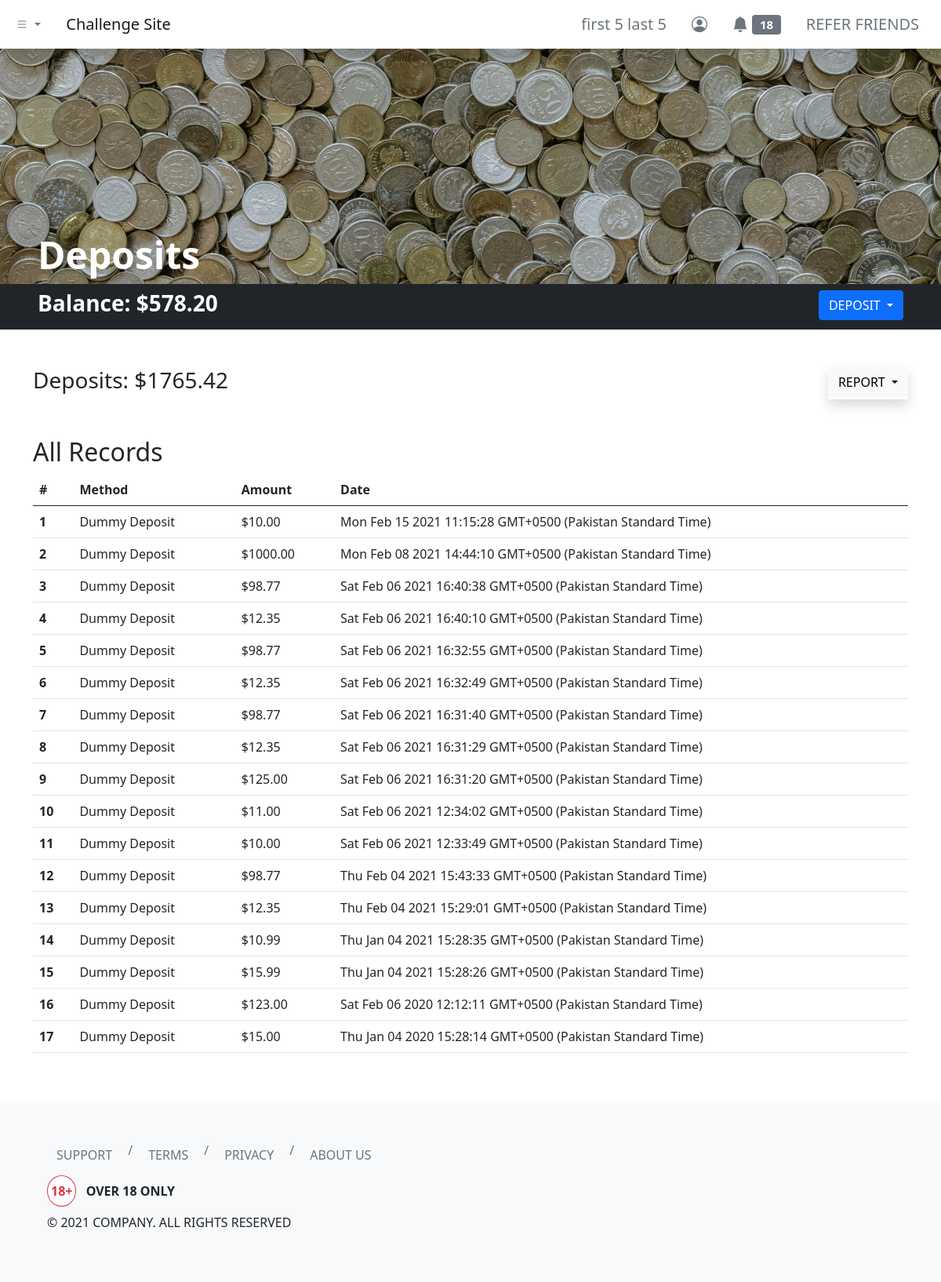
/dashboard/deposits/index.php (signed in), run on an earlier commit of the app's database.
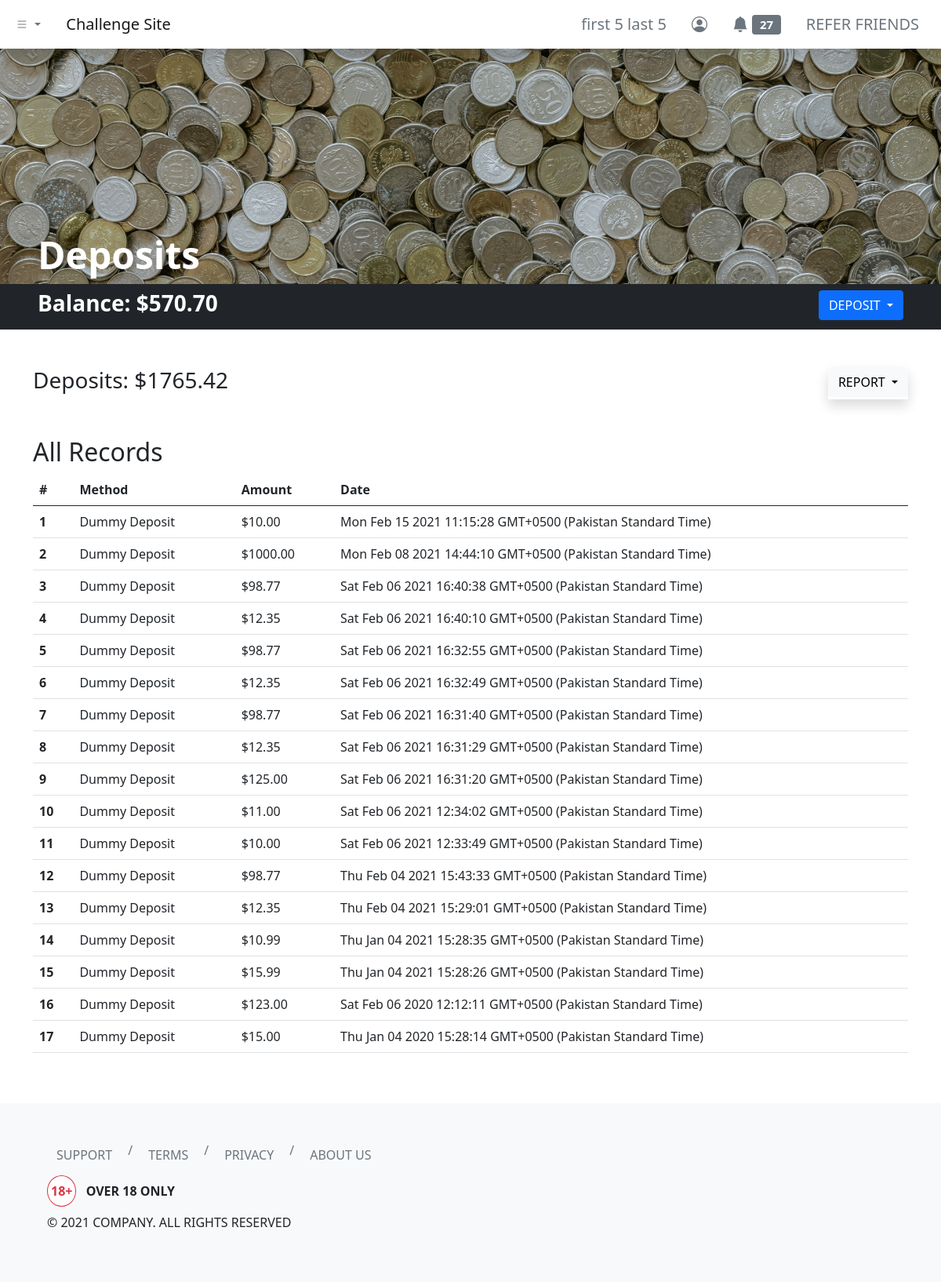
And on a later commit of the database.
### tables this page shows
CREATE TABLE `users` (
  `id` int(11) NOT NULL,
  `username` varchar(255) NOT NULL,
  `first_name` varchar(255) NOT NULL,
  `last_name` varchar(255) NOT NULL,
  `email` varchar(255) NOT NULL,
  `user_password` varchar(255) NOT NULL,
  `balance` decimal(65,30) UNSIGNED NOT NULL DEFAULT 0.000000000000000000000000000000,
  `skill_points` int(11) NOT NULL
);

### dashboard/deposits/index.php (the view, shortened to what the changed rows need)
<?php
include '../../header.php';
?>
<link rel="stylesheet" href="./index.css">
<div class="hero bg-dark d-flex align-items-end px-5">
    <h1 class="text-white display-5 fw-bold">Deposits</h1>
</div>
<div class="container-fluid bg-dark py-2 px-5">
    <div class="row">
        <div class="col d-flex justify-content-between">
            <h3 class="text-white fw-bold">Balance:
                <?php
                include_once '../../php-apis/db-config.php';
                $user_id = $_SESSION['id'];
                $sql3 = "SELECT * FROM users WHERE id=$user_id";
                $result3 = mysqli_query($conn, $sql3);
                if (mysqli_num_rows($result3) > 0) {
                    while ($row3 = mysqli_fetch_assoc($result3)) {
                        echo '$' . number_format($row3['balance'], 2, '.', '');
                    }
                } else {
                    header("Location: ../../php-apis/logout.php");
                    die();
                }
                ?>
            </h3>
            <div class="dropdown">
                <button class="btn btn-primary dropdown-toggle text-uppercase" type="button" data-bs-toggle="dropdown" aria-expanded="false">
                </button>
            </div>
        </div>
    </div>
</div>
<div class="container my-5">
    <div class="row">
        <div class="col">
            <h2 class="text-capitalize"><?php echo (isset($_GET['report-filter']) && !empty($_GET['report-filter'])) ? (str_replace("-", " ", mysqli_real_escape_string($conn, clean_input($_GET['report-filter'])))) : ("All") ?> Records</h2>
            <table class="table">
                <thead>
                    <tr>
                        <th scope="col">#</th>
                        <th scope="col">Method</th>
                        <th scope="col">Amount</th>
                        <th scope="col">Date</th>
                    </tr>
                </thead>
                <tbody>
                    <?php
                    if (isset($_GET['report-filter']) && !empty($_GET['report-filter'])) {
                        $reportFilter = mysqli_real_escape_string($conn, clean_input($_GET["report-filter"]));
                        switch ($reportFilter) {
                            case "current-month":
                                $sql2 = "SELECT * FROM deposit_log WHERE MONTH(server_timestamp) = MONTH(CURRENT_DATE()) AND YEAR(server_timestamp) = YEAR(CURRENT_DATE()) AND deposit_by = $user_id ORDER BY server_timestamp DESC";
                                break;
                            case "previous-month":
                                $sql2 = "SELECT * FROM deposit_log WHERE YEAR(server_timestamp) = YEAR(CURRENT_DATE() - INTERVAL 1 MONTH) AND MONTH(server_timestamp) = MONTH(CURRENT_DATE() - INTERVAL 1 MONTH) AND deposit_by = $user_id ORDER BY server_timestamp DESC";
                                break;
                            case "current-year":
                                $sql2 = "SELECT * FROM deposit_log WHERE YEAR(server_timestamp) = YEAR(CURRENT_DATE()) AND deposit_by = $user_id ORDER BY server_timestamp DESC";
                                break;
                            case "all":
                                $sql2 = "SELECT * FROM deposit_log WHERE deposit_by = $user_id ORDER BY server_timestamp DESC";
                                break;
                            default:
                                $sql2 = "SELECT * FROM deposit_log WHERE deposit_by = $user_id ORDER BY server_timestamp DESC";
                        }
                    } else {
                        $sql2 = "SELECT * FROM deposit_log WHERE deposit_by = $user_id ORDER BY server_timestamp DESC";
                    }
                    $result2 = mysqli_query($conn, $sql2);
                    if (mysqli_num_rows($result2) > 0) {
                        $count = 1;
                        while ($row2 = mysqli_fetch_assoc($result2)) {
                    ?>
                            <tr>
                                <th scope="row"><?php echo $count; ?></th>
                            </tr>
                        <?php
                            $count++;
                        }
                    } else {
                        ?>
                        <tr>
                            <td colspan="4" class="text-center text-danger">No Records Found!</td>
                        </tr>
                    <?php } ?>
                </tbody>
            </table>
        </div>
    </div>
</div>
<?php
include '../../footer.php';
?>

### header.php (shortened to what the changed rows need)
<?php
function urlPrefix()
{
    if (basename(getcwd()) === basename(__DIR__)) {
        return './';
    } elseif (basename(dirname(getcwd())) === basename(__DIR__)) {
        return '../';
    } elseif (basename(dirname(dirname(getcwd()))) === basename(__DIR__)) {
        return '../../';
    } elseif (basename(dirname(dirname(dirname(getcwd())))) === basename(__DIR__)) {
        return '../../../';
    } else {
        return './';
    }
}
?>
<!DOCTYPE html>
<html lang="en">
<head>
    <link href="https://cdn.jsdelivr.net/npm/bootstrap@5.0.0-beta2/dist/css/bootstrap.min.css" rel="stylesheet">
    <link rel="stylesheet" href="https://cdn.jsdelivr.net/npm/bootstrap-icons@1.3.0/font/bootstrap-icons.css">
</head>
<body>
    <nav class="navbar navbar-expand-sm navbar-light bg-white shadow">
        <div class="container-fluid">
            <div class="collapse navbar-collapse" id="navbarNavDropdown">
                <ul class="navbar-nav ms-auto">
                    <?php if (isset($_SESSION['id'])) { ?>
                        <li class="nav-item">
                            <a class="btn btn-lg btn-outline-secondary border-0" aria-current="page" href="<?php echo urlPrefix() . 'dashboard/profile/'; ?>">
                                <?php
                                include_once urlPrefix() . 'php-apis/db-config.php';
                                $user_id = $_SESSION['id'];
                                $sql = "SELECT * FROM users WHERE id=$user_id";
                                $result = mysqli_query($conn, $sql);
                                if (mysqli_num_rows($result) > 0) {
                                    while ($row = mysqli_fetch_assoc($result)) {
                                        echo $row['first_name'] . ' ' . $row['last_name'];
                                    }
                                } else {
                                    header("Location: " . urlPrefix() . "php-apis/logout.php");
                                    die();
                                }
                                ?>
                            </a>
                        </li>
                        <li class="nav-item">
                            <a class="btn btn-lg btn-outline-secondary border-0" aria-current="page" href="<?php echo urlPrefix() . 'dashboard/notifications/'; ?>">
                                <i class="bi bi-bell-fill"></i>
                                <span class="badge bg-secondary">
                                    <?php
                                    $sql2 = "SELECT COUNT(*) AS unread_notifs FROM notifications WHERE notif_for = $user_id AND notif_status = 'unread'";
                                    $result2 = mysqli_query($conn, $sql2);
                                    if (mysqli_num_rows($result2) > 0) {
                                        while ($row2 = mysqli_fetch_assoc($result2)) {
                                            echo $row2['unread_notifs'];
                                        }
                                    } else {
                                        echo "0";
                                    }
                                    ?>
                                </span>
                            </a>
                        </li>
                    <?php } else { ?>
                        <li class="nav-item">
                            <a class="btn btn-lg btn-outline-secondary border-0" aria-current="page" href="<?php echo urlPrefix() . 'login/'; ?>">ENTER</a>
                        </li>
                    <?php } ?>
                </ul>
            </div>
        </div>
    </nav>

What changed in the data, as far as the page shows it:
changed users "first 5": balance "578.20" → "570.70"
Also different on the page:
new list line: "27"
list line gone: "18"
